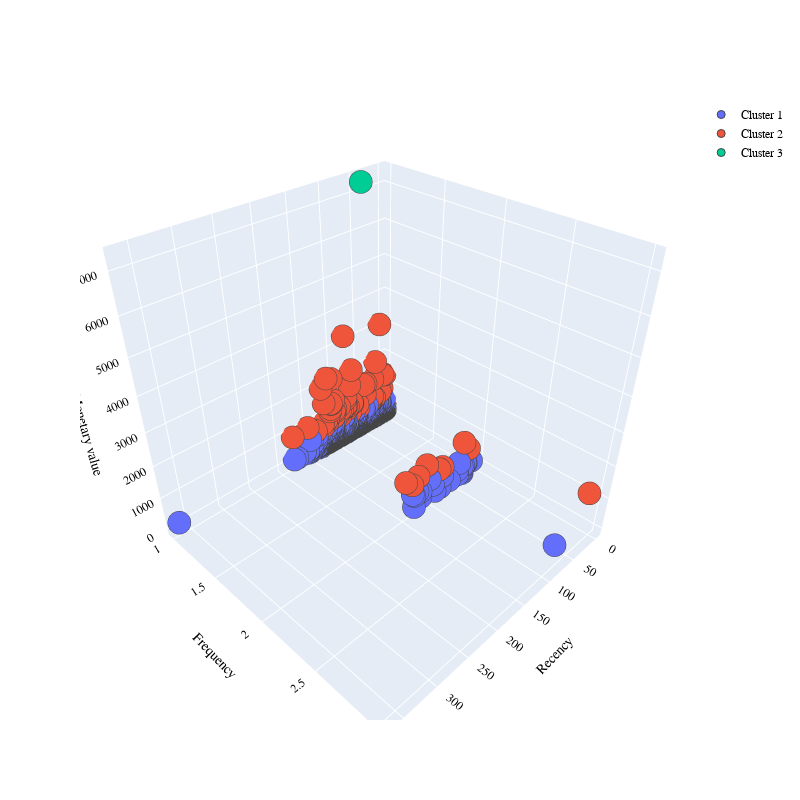

This figure's notebook cell:
### Markdown cell above
Testing:

### Code cell
#df = prepare_data(r"C:\Users\39339\Documents\University materials\University materials\Erasmus IE\DevOps\Devops_Project\Customer_Segmentation_DevOps\data\external\customer_segmentation.csv")
#df = drop_columns(df)
df = prepare_data(data_filepath)
df = drop_c_id(df)
df = clean_data(df)

#RFM
frequency = get_frequencies(df)
monetary = get_monetary(df)
recency = get_recency(df)
rfm_dataset = concatenate_dataframes_(recency, monetary, frequency)


#initial stats and data visualization
describe_dataset(rfm_dataset)
#corr(rfm_dataset)
visualize_data(rfm_dataset)
plot_average_spending_by_frequency(rfm_dataset)
plot_payment_value_distribution(rfm_dataset)
freq(rfm_dataset)
pairplot(rfm_dataset)
spending_by_recency(rfm_dataset)
payments_distribution(rfm_dataset)

#kmeans
X = elbow_method(rfm_dataset)[0]
best_params = get_best_kmeans_params(X)

rfmcopy = choose(rfm_dataset,X)[0]
#number of clusters picked
nclusterskmeans = choose(rfm_dataset,X)[1]
plot_clusters(rfmcopy, clusters1=choose(rfm_dataset,X)[1])

silscores = {}
silscores['kmeans'] = silhouette_score_f(X, rfmcopy, 'kmeans_cluster')

### Figure 1 — Plotly figure (JSON) as saved in the notebook; plotly's stock layout.template omitted (floating-point values rounded to 4 significant figures; data arrays with more than 128 entries replaced by an {"elided": "..."} marker saying what was removed)
{"data": [{"marker": {"line": {"width": 1}, "size": 8}, "mode": "markers", "name": "Cluster 1", "type": "scatter3d", "x": {"elided": "1236 int values"}, "y": {"elided": "1236 int values"}, "z": {"elided": "1236 float values"}}, {"marker": {"line": {"width": 1}, "size": 8}, "mode": "markers", "name": "Cluster 2", "type": "scatter3d", "x": [108, 123, 84, 138, 75, 109, 26, 44, 42, 100, 81, 57, 30, 80, 81, 103, 102, 91, 101, 122, 1, 11, 113, 81, 68, 87, 152, 7, 145, 20, 55, 21, 115, 32, 93, 91, 79, 72, 76, 106, 81, 103, 118, 118, 133, 23, 108, 11, 124, 93, 32, 125, 40, 106, 78, 20, 67, 72, 5, 179, 24, 68, 121, 104, 116, 97, 27, 110], "y": [1, 1, 1, 1, 2, 1, 1, 1, 1, 1, 1, 1, 1, 1, 2, 1, 1, 1, 1, 2, 1, 1, 1, 1, 1, 1, 1, 1, 2, 1, 1, 2, 1, 1, 1, 1, 1, 1, 1, 2, 1, 1, 1, 1, 2, 1, 1, 1, 1, 1, 2, 1, 1, 1, 1, 3, 1, 1, 1, 1, 1, 1, 1, 1, 1, 1, 1, 1], "z": [1308.0, 672.4, 900.3, 663.2, 747.6, 1130.0, 1372.0, 1343.0, 993.5, 1052.0, 1181.0, 788.4, 649.8, 1271.0, 736.5, 1006.0, 668.3, 924.1, 963.4, 972.9, 1313.0, 813.6, 904.8, 961.5, 2066.0, 903.8, 917.7, 882.9, 1044.0, 1916.0, 664.8, 765.8, 2208.0, 658.3, 839.6, 719.7, 947.7, 1590.0, 892.4, 1166.0, 3256.0, 1372.0, 813.4, 819.3, 820.7, 700.5, 1289.0, 3076.0, 766.9, 1054.0, 1082.0, 1963.0, 1351.0, 2115.0, 820.2, 1418.0, 919.4, 645.2, 1343.0, 876.5, 676.2, 949.6, 1439.0, 795.6, 735.5, 765.8, 782.2, 1058.0]}, {"marker": {"line": {"width": 1}, "size": 8}, "mode": "markers", "name": "Cluster 3", "type": "scatter3d", "x": [42], "y": [1], "z": [7275.0]}], "layout": {"autosize": true, "font": {"color": "black", "family": "Gilroy", "size": 12}, "height": 800, "scene": {"xaxis": {"title": {"font": {"color": "black"}, "text": "Recency"}}, "yaxis": {"title": {"font": {"color": "black"}, "text": "Frequency"}}, "zaxis": {"title": {"font": {"color": "black"}, "text": "Monetary value"}}}, "showlegend": true, "width": 800}}
